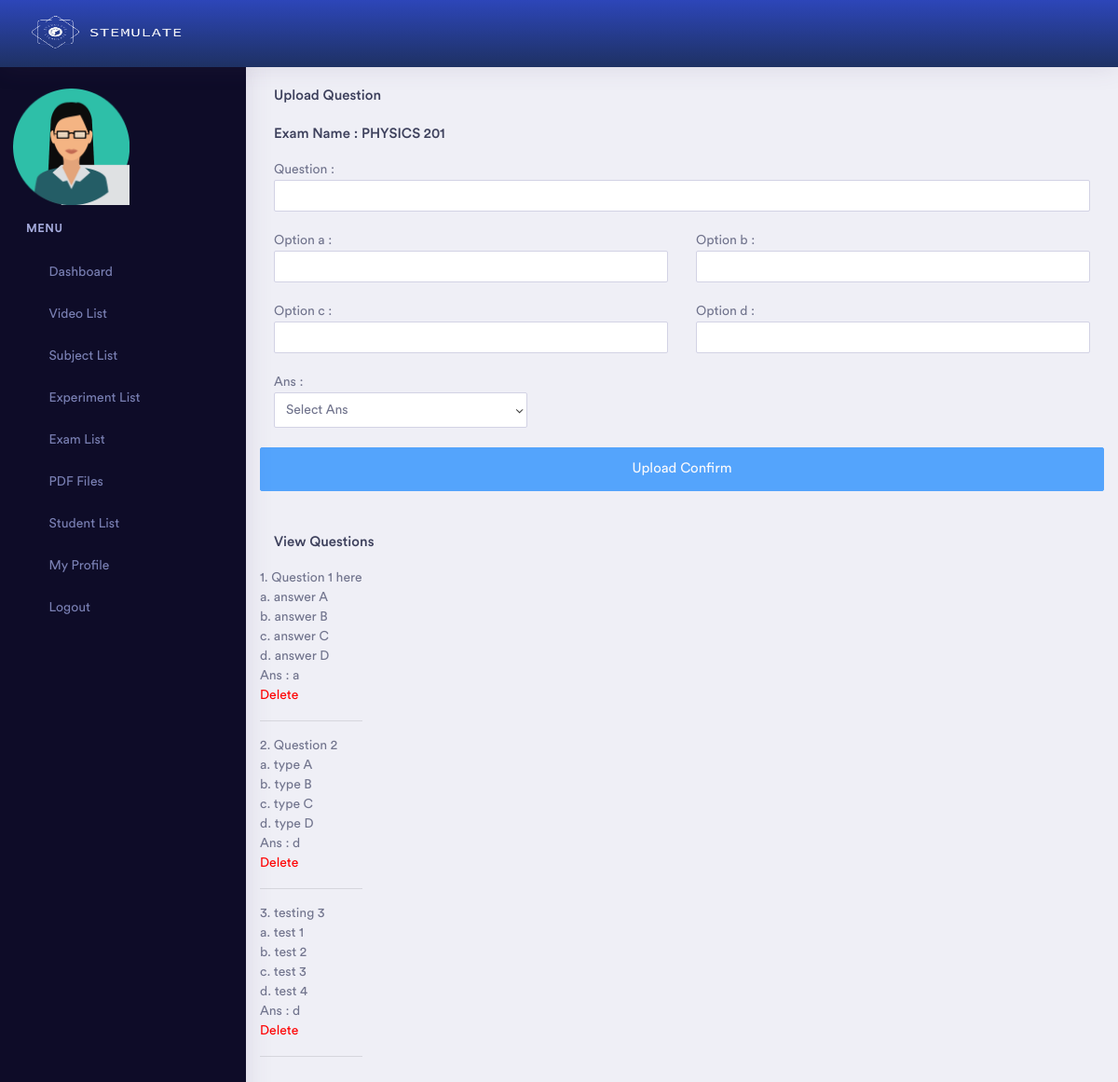
Before: /admin/question_add.php?exam_id=10&q=3 (signed in) with the older database file.
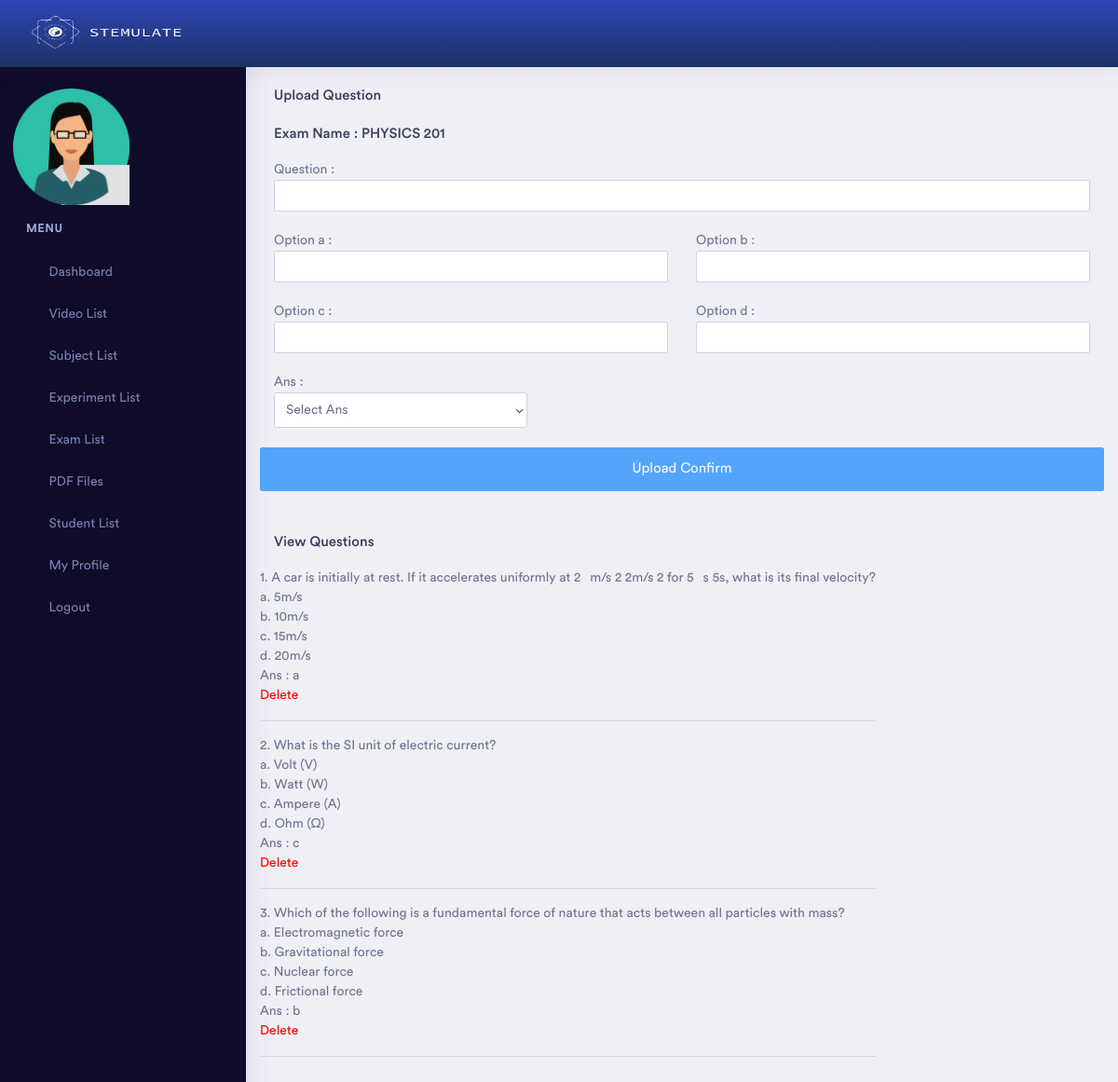
After: the same page with the newer database file.
### tables this page shows
CREATE TABLE `exam` (
  `id` int(11) NOT NULL,
  `semester_id` int(11) NOT NULL,
  `subject_id` int(11) NOT NULL,
  `name` varchar(255) NOT NULL,
  `status` int(11) NOT NULL,
  `admin_id` int(11) NOT NULL,
  `duration` int(11) DEFAULT NULL,
  `question_mark` int(11) DEFAULT NULL,
  `total_mark` int(11) DEFAULT NULL,
  `total_question` int(11) NOT NULL,
  `startDate` date DEFAULT NULL,
  `endDate` date DEFAULT NULL
);

CREATE TABLE `question` (
  `id` int(11) NOT NULL,
  `exam_id` int(11) NOT NULL,
  `des` text NOT NULL,
  `op1` text NOT NULL,
  `op2` text NOT NULL,
  `op3` text NOT NULL,
  `op4` text NOT NULL,
  `ans` varchar(100) NOT NULL,
  `status` int(11) NOT NULL
);

### admin/question_add.php (the view, shortened to what the changed rows need)
<?php
    if ($_SESSION['p'] != "") {
?>
<!doctype html>
<html lang="en">
<head>
    <?php include 'head.php'; ?>
</head>
<body>
    <div class="dashboard-main-wrapper">
        <div class="dashboard-wrapper">
            <div class="container-fluid  dashboard-content">
                <div class="row">
                    <div class="col-xl-12 col-lg-12 col-md-12 col-sm-12 col-12">
                            <h5>Upload Question </h5>
                            <h5>
                                Exam Name :
                                <?php
                                    include 'db.php';
                                    $query = mysqli_query($link, "select * from exam where id = '$_GET[exam_id]'");
                                    while($data = mysqli_fetch_array($query)) {
                                        echo $data['name'];
                                    }
                                ?>
                            </h5>
                            <form action="#" method="post">
                                <div class="row">
                                    <?php
                                    include 'db.php';
                                    echo (mysqli_num_rows($query) >= $_GET['q']) ? 'disabled' : ''; ?>
                                </div>
                            </form>
                    </div>
                </div>
                <div class="row">
                    <div class="col-md-12">
                        <br><br>
                    </div>
                    <div class="col-md-12">
                        <h5>View Questions</h5>
                    </div>
                    <div>
                        <?php
                        $sl=0;
                        $query = mysqli_query($link, "select * from question where exam_id = '$_GET[exam_id]'");
                        while($data = mysqli_fetch_array($query)) {
                            echo ++$sl.". ";
                            echo $data['des'];
                            echo "<br>";
                            echo "a. ".$data['op1'];
                            echo "<br>";
                            echo "b. ".$data['op2'];
                            echo "<br>";
                            echo "c. ".$data['op3'];
                            echo "<br>";
                            echo "d. ".$data['op4'];
                            echo "<br>";
                            echo "Ans : ".$data['ans'];
                            echo "<br>";
                            echo "<a href='#' onclick='confirmDelete({$data['id']})' style='color:red;'>Delete</a>";
                            echo "<hr>";
                        }
                        ?>
                    </div>
                </div>
            </div>
        </div>
    </div>
</body>
</html>
<?php
} else {
    echo "<script>";
    echo "self.location='index.php?msg=<font color=red>Please Login First.</font>';";
    echo "</script>";
}
?>

Changed rows visible on the page:
removed question: des "Question 1 here", op1 "answer A", op2 "answer B", op3 "answer C", op4 "answer D", ans "a"
removed question: des "Question 2", op1 "type A", op2 "type B", op3 "type C", op4 "type D", ans "d"
removed question: des "testing 3", op1 "test 1", op2 "test 2", op3 "test 3", op4 "test 4", ans "d"
added question: des "A car is initially at rest. If it accelerates uniformly at 2 m/s 2 2m/s 2 for 5 s 5s, what is its final velocity?", op1 "5m/s", op2 "10m/s", op3 "15m/s", op4 "20m/s", ans "a"
added question: des "What is the SI unit of electric current?", op1 "Volt (V)", op2 "Watt (W)", op3 "Ampere (A)", op4 "Ohm (Ω)", ans "c"
added question: des "Which of the following is a fundamental force of nature that acts between all particles with mass?", op1 "Electromagnetic force", op2 "Gravitational force", op3 "Nuclear force", op4 "Frictional force", ans "b"
